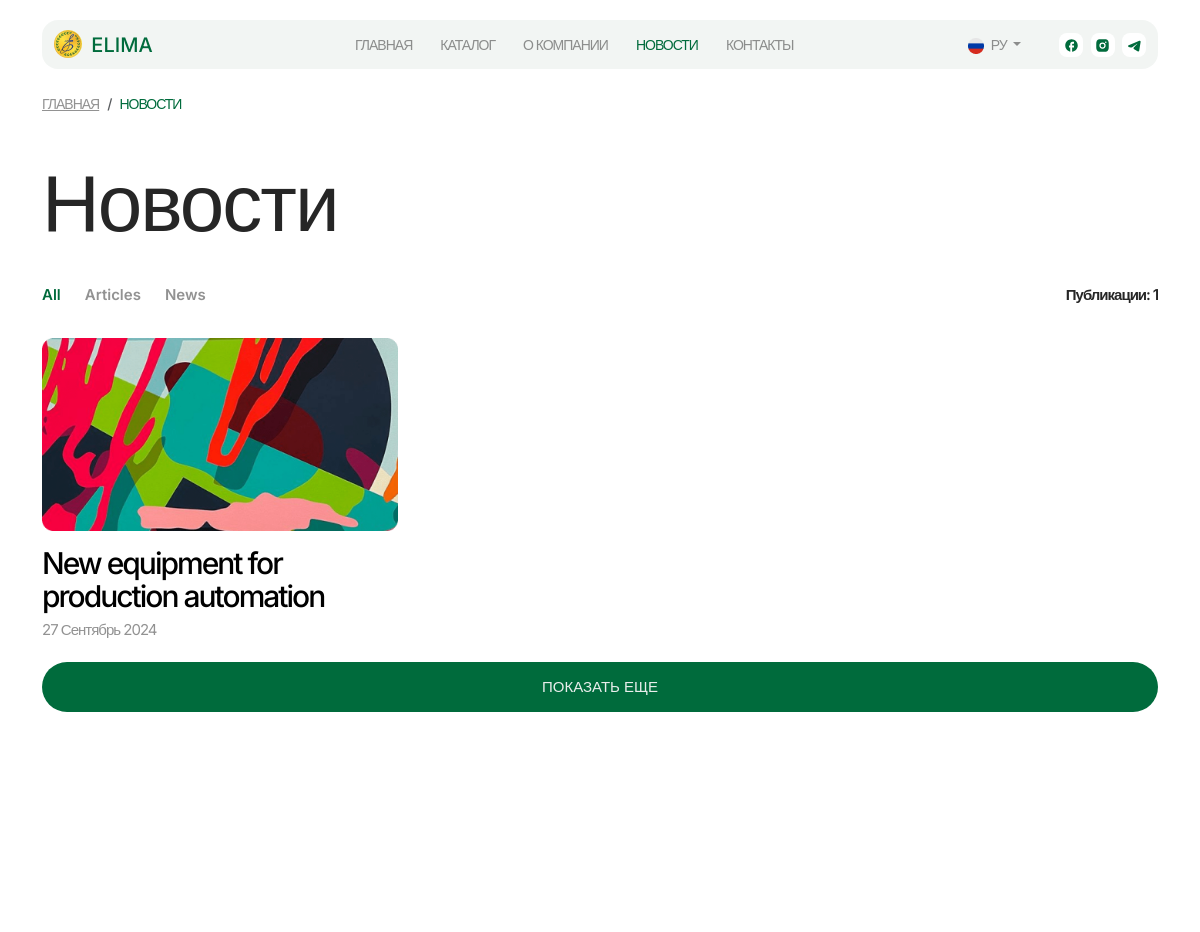
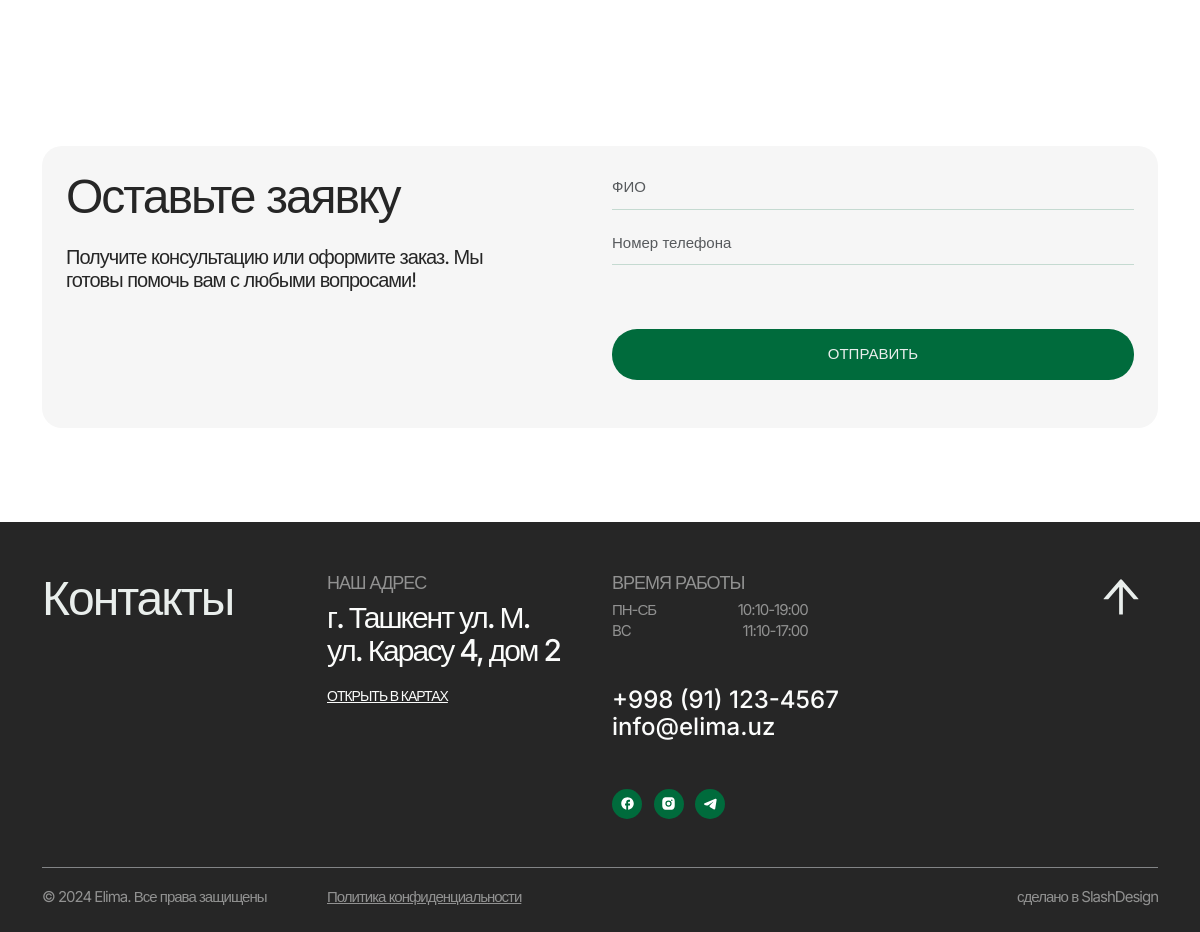
/ru/blog/news/, run on the app's committed database (2 pictures, top to bottom).
### blog/models.py (models this page shows, shortened)
class PostCategory(models.Model):
    name = models.CharField(max_length=255)
    slug = models.SlugField(unique=True, blank=True)

class Post(models.Model):
    title = models.CharField(max_length=255)
    slug = models.SlugField(unique=True)
    content = RichTextField(config_name='default')
    author = models.CharField(max_length=100)
    photo = models.ImageField(upload_to='img/', blank=True, null=True)
    created_at = models.DateTimeField(default=timezone.now)
    show_on_homepage = models.BooleanField(default=False)
    publish = models.BooleanField(default=True)
    category = models.ForeignKey(PostCategory, on_delete=models.CASCADE, related_name='posts', null=True, blank=True)

### blog/views.py (the view, shortened to what this page needs)
# urls.py: path('news/', PostListView.as_view(), name='news'),
class PostListView(ListView):
    model = Post
    template_name = 'blog/posts.html'
    context_object_name = 'posts'
    paginate_by = 6 # Display 6 posts initially
    def get_queryset(self):
        queryset = Post.objects.filter(publish=True)
        if self.request.method == 'GET':
            self.filterset = PostFilter(self.request.GET, queryset=queryset)
        else:
            self.filterset = PostFilter(self.request.POST, queryset=queryset)
        return self.filterset.qs
    def get_context_data(self, **kwargs):
        context = super().get_context_data(**kwargs)
        context['filter'] = self.filterset
        context['post_categories'] = PostCategory.objects.all()
        return context

### blog/templates/blog/posts.html (shortened to what this page needs)
{% extends 'base.html' %}
{% load i18n %}
{% load static %}
{% block content %}
<nav class="breadcrumb mt-4">
    <a class="breadcrumb-item link-1 text-black-opacity text-uppercase" href="{% url 'home' %}">{% trans 'Home' %}</a>
    <span class="breadcrumb-item link-1 text-accent text-uppercase" aria-current="page">{% trans 'News' %}</span>
</nav>
<section class="history-section pt-4" data-aos="fade-up" data-aos-duration="500">
    <div class="row justify-content-between mb-2">
        <div class="col-lg-12">
            <h1 class="heading-1">{% trans 'News' %}</h1>
        </div>
        <div class="d-flex my-4 justify-content-between align-items-center">
            <div class="d-flex gap-4">
                <ul class="nav nav-tabs gap-4 border-0" id="myTab" role="tablist">
                    <li class="nav-item" role="presentation">
                        <button
                            class="category-filter text-black-opacity fw-semibold text-decoration-none body-3 border-0 bg-transparent active"
                            id="all-tab-posts-category"
                            data-bs-toggle="tab"
                            data-bs-target="#all"
                            type="button"
                            role="tab"
                            aria-controls="all"
                            aria-selected="false"
                            data-category=""
                        >
                        All
                        </button>
                    </li>
                    {% for category in post_categories %}
                        <li class="nav-item" role="presentation">
                            <button
                                class="category-filter text-black-opacity fw-semibold text-decoration-none body-3 border-0 bg-transparent"
                                id="{{ category.name|slugify }}-tab"
                                data-bs-toggle="tab"
                                data-bs-target="#{{ category.name|slugify }}"
                                type="button"
                                role="tab"
                                aria-controls="{{ category.name|slugify }}"
                                aria-selected="false"
                                data-category="{{ category.id }}"
                            >
                            {{ category.name }}
                            </button>
                        </li>
                    {% endfor %}
                </ul>
            </div>
            <p class="mb-0 fw-semibold body-3 d-none d-md-block">{% trans 'Publications' %}: {{ posts|length }}</p>
        </div>
    </div>
    <div class="tab-content tab-content-post">
        <div
            class="tab-pane active"
            id="home"
            role="tabpanel"
            aria-labelledby="home-tab"
        >
            <div class="row" id="post-container">
                {% for post in posts %}
                    <div class="col-xl-4 col-md-6">
                        <a href="{% url 'post-detail' post.slug %}" class="text-black text-decoration-none">
                            <div class="bg-grey border-radius-20">
                                {% if post.photo %}
                                    <img src="{{ post.photo.url }}" class="img-fluid w-100" alt="news image">
                                {% else %}
                                    <img src="{% static 'img/default.png' %}" class="img-fluid w-100" alt="news image">
                                {% endif %}
                            </div>
                            <h3 class="heading-3 mt-3">{{ post.title }}</h3>
                            <p class="body-3 mb-0 text-black-opacity">{{ post.created_at|date:"d F Y" }}</p>
                        </a>
                    </div>
                {% endfor %}
            </div>
            <div class="col-12">
                <button type="submit" class="btn btn-accent w-100 mt-4" id="load-more">{% trans 'Load more' %}</button>
            </div>
        </div>
    </div>
</section>
<section class="leaveRequest-section mb-4" data-aos="fade-up" data-aos-duration="700">
    <div class="bg-grey border-radius-20 px-4 pt-4 pb-5">
        <div class="row justify-content-between">
            <div class="col-lg-5">
                <h2 class="heading-2 mb-3 mb-lg-4">{% trans 'Leave a request' %}</h2>
                <p class="body-2 mb-4 mb-lg-0 pb-2">{% trans 'Get a consultation or place an order. We are ready to help you with any questions you may have!' %}</p>
            </div>
            <div class="col-lg-6">
                {% include 'consultation_form.html' %}
            </div>
        </div>
    </div>
</section>
{% endblock  %}

### static/css/style.css (style rules this page uses)
* { margin: 0;padding: 0; }
:root { --Accent: #006B3C; --Accent-light: #E9EEEC; --Accent-light-opacity: rgba(233,238,236,0.6); --Accent-extra-light: #FBFCFB; --Black: #262626; --Black-opacity: rgba(38,38,38,0.5); --Black-opacity-20: rgba(38,38,38,0.2); --White:#fff; --White-opacity: rgba(255,255,255,0.2); --Gray: #F6F6F6; }
body { font-family: "Inter", sans-serif; font-weight: 400; letter-spacing: -1px; color: var(--Black); position: relative; overflow-x: hidden; }
.heading-1 { font-size: 80px; font-weight: 400; letter-spacing: -2px; }
.heading-2 { font-size: 48px; font-weight: 400; letter-spacing: -2px; line-height: 52px; }
.heading-3 { font-size: 30px; line-height: 33px; font-weight: 500; letter-spacing: -2px; }
.body-2 { font-size: 20px; font-weight: 400; line-height: 23px; }
.body-3 { font-size: 15px; font-weight: 400; line-height: 17px; }
.border-radius-20 { border-radius: 20px; }
.text-accent { color: var(--Accent); }
.text-black-opacity { color: var(--Black-opacity); }
.bg-grey { background: var(--Gray); }
.link-1 { font-size: 14px; font-weight: 500; }
.btn { font-size: 15px; padding: 13px; border-radius: 25px; text-transform: uppercase; font-weight: 500; }
.btn-accent { background: var(--Accent); color: var(--Accent-light); }
section { padding: 70px 0; }
.history-section .nav-tabs .nav-item .active { color: var(--Accent); }
.tab-content-store, .tab-content-post { min-height: 600px; overflow: hidden; position: relative; }

### data on the page
PostCategory: name "Articles"
PostCategory: name "News"
Post: photo (picture), title "New equipment for production automation", created_at "27 Сентябрь 2024"

### other printed values
{{ posts|length }} "1"
